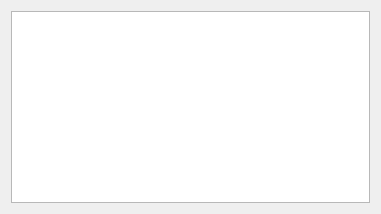
<?xml version="1.0" encoding="UTF-8"?>
<ui version="4.0">
 <class>RadarManager</class>
 <widget class="QWidget" name="RadarManager">
  <property name="geometry">
   <rect>
    <x>0</x>
    <y>0</y>
    <width>381</width>
    <height>214</height>
   </rect>
  </property>
  <property name="windowTitle">
   <string>Radar Manager</string>
  </property>
  <layout class="QHBoxLayout" name="horizontalLayout">
   <item>
    <widget class="QSplitter" name="splitter">
     <property name="orientation">
      <enum>Qt::Vertical</enum>
     </property>
     <widget class="QListWidget" name="sourcesListWidget"/>
    </widget>
   </item>
  </layout>
 </widget>
 <resources/>
 <connections/>
</ui>
